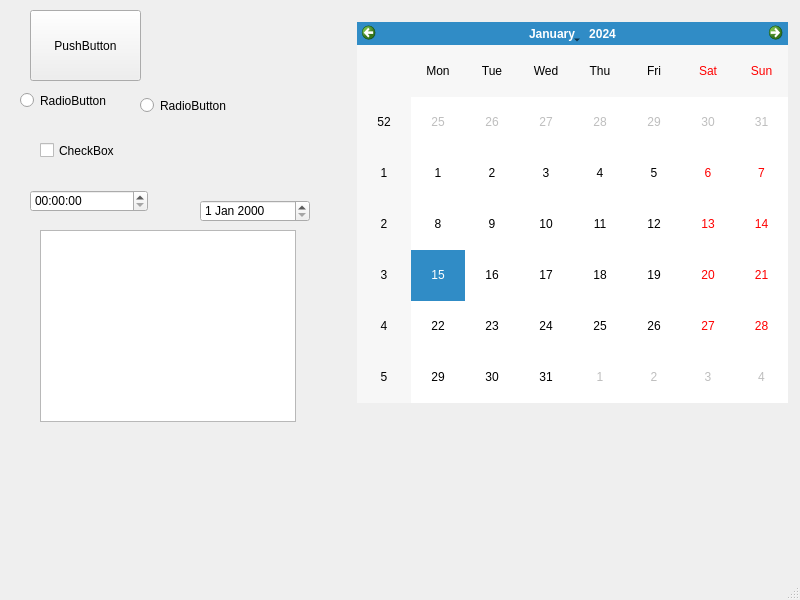
<?xml version="1.0" encoding="UTF-8"?>
<ui version="4.0">
 <class>MainWindow</class>
 <widget class="QMainWindow" name="MainWindow">
  <property name="geometry">
   <rect>
    <x>0</x>
    <y>0</y>
    <width>800</width>
    <height>600</height>
   </rect>
  </property>
  <property name="windowTitle">
   <string>MainWindow</string>
  </property>
  <widget class="QWidget" name="centralwidget">
   <widget class="QPushButton" name="pushButton">
    <property name="geometry">
     <rect>
      <x>30</x>
      <y>10</y>
      <width>111</width>
      <height>71</height>
     </rect>
    </property>
    <property name="text">
     <string>PushButton</string>
    </property>
   </widget>
   <widget class="QRadioButton" name="radioButton">
    <property name="geometry">
     <rect>
      <x>20</x>
      <y>90</y>
      <width>91</width>
      <height>21</height>
     </rect>
    </property>
    <property name="text">
     <string>RadioButton</string>
    </property>
   </widget>
   <widget class="QRadioButton" name="radioButton_2">
    <property name="geometry">
     <rect>
      <x>140</x>
      <y>90</y>
      <width>101</width>
      <height>31</height>
     </rect>
    </property>
    <property name="text">
     <string>RadioButton</string>
    </property>
   </widget>
   <widget class="QCheckBox" name="checkBox">
    <property name="geometry">
     <rect>
      <x>40</x>
      <y>140</y>
      <width>81</width>
      <height>21</height>
     </rect>
    </property>
    <property name="text">
     <string>CheckBox</string>
    </property>
   </widget>
   <widget class="QTimeEdit" name="timeEdit">
    <property name="geometry">
     <rect>
      <x>30</x>
      <y>190</y>
      <width>118</width>
      <height>22</height>
     </rect>
    </property>
   </widget>
   <widget class="QDateEdit" name="dateEdit">
    <property name="geometry">
     <rect>
      <x>200</x>
      <y>200</y>
      <width>110</width>
      <height>22</height>
     </rect>
    </property>
   </widget>
   <widget class="QCalendarWidget" name="calendarWidget">
    <property name="geometry">
     <rect>
      <x>357</x>
      <y>22</y>
      <width>431</width>
      <height>381</height>
     </rect>
    </property>
   </widget>
   <widget class="QTreeView" name="treeView">
    <property name="geometry">
     <rect>
      <x>40</x>
      <y>230</y>
      <width>256</width>
      <height>192</height>
     </rect>
    </property>
   </widget>
  </widget>
  <widget class="QMenuBar" name="menubar">
   <property name="geometry">
    <rect>
     <x>0</x>
     <y>0</y>
     <width>800</width>
     <height>22</height>
    </rect>
   </property>
  </widget>
  <widget class="QStatusBar" name="statusbar"/>
 </widget>
 <resources/>
 <connections/>
</ui>
